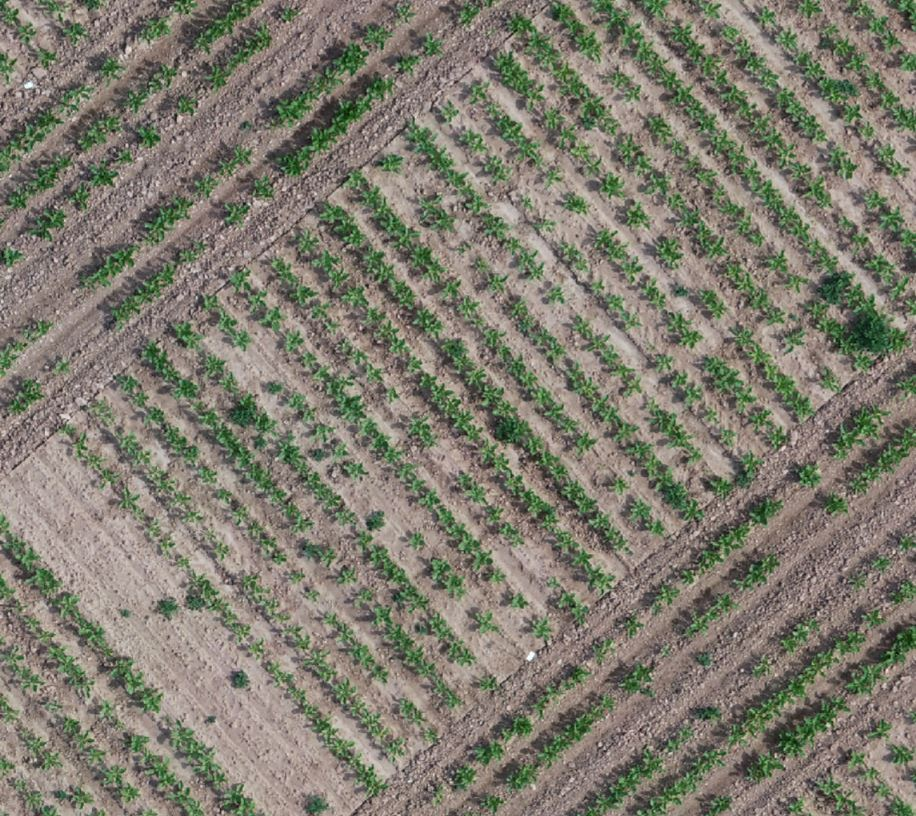
#> input picture examples/alignment/test2.JPG, 916 x 816 px, found by its file name
$ python align.py
#> lines starting #> are read from the running program, lines starting #| are printed output that depends on the picture
#> further down, rgb is the input picture: shape (816, 916, 3); mean B, G, R 110.2, 123.8, 126.3
### scripts/segmentation/segmentation.py
import cv2
import numpy as np
from skimage import filters
from scripts.analysis.maths import vari


# [5 lines left out: function filling, not called in this run]


def ratio_img(im, ax):
    # Calculate the representation of a certain channel relative to other channels for each pixel.
#> called with ax = 1
    return im[:, :, ax]/np.mean(im, axis=2)
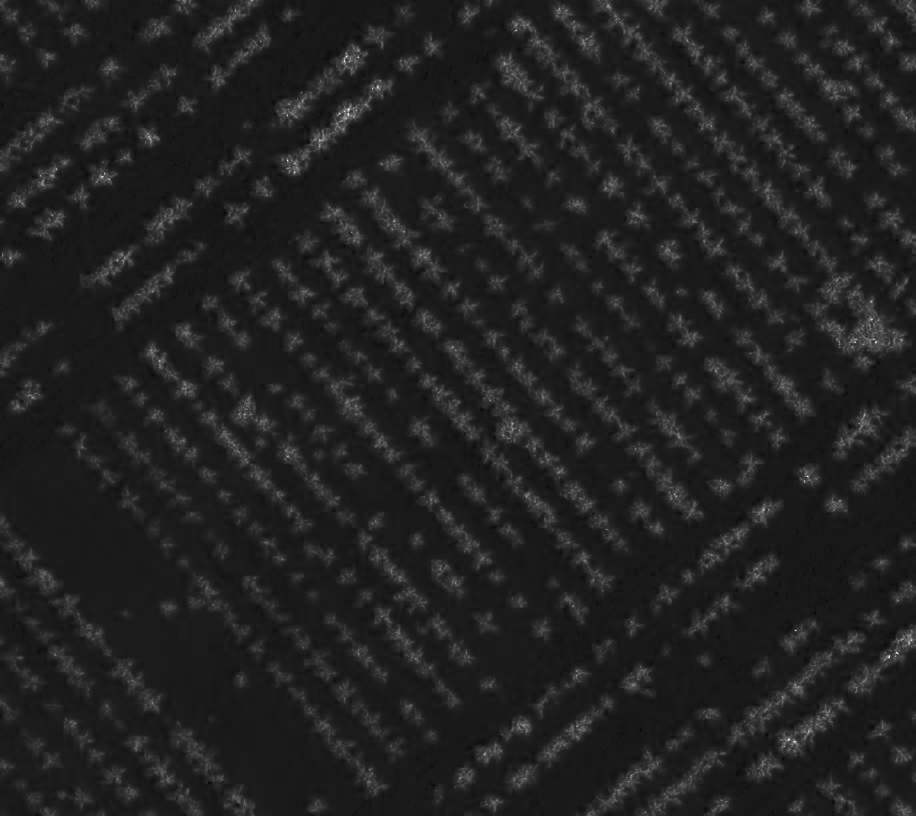
#> returned value: shape (816, 916) float64; min 0.75, max 3, mean 1.05; drawn with min black and max white


# [17 lines left out: functions otsu_mask, vari_mask, not called in this run]

### scripts/align/align.py
# WIP code for automatic image rotation

import cv2
import numpy as np
import matplotlib.pyplot as plt
import imutils
from tqdm import tqdm  # for progress bar
from scipy.signal import find_peaks, savgol_filter
from scripts.segmentation.segmentation import ratio_img


def estimate_peaks(samples, thresh=0.02):
    """Get the height of the peaks in a signal vs. the mean of the signal without those pks. If this value is high (>1,
    the signal has strong, defined peaks."""
    pks = find_peaks(samples, prominence=thresh)
    npks = np.ones(len(samples), dtype=bool)
    npks[pks[0]] = False
    return np.mean(samples[pks[0]])/np.mean(samples[npks]), len(pks[0])


def assess_rotations(im, step=1, channel=1, thresh=0.02):
    """
    Produces the 1-dimensional intensity profile along an axis of the image, for each rotation between 0 and 179 degrees
    :param im: An RGB image. 2-dimensional with 3 channels.
    :param step: The step size for the iteration. Smaller step sizes are more accurate, but it takes longer to perform
    all iterations.
    :param channel: An int between 0 and 2. 0=red, 1=green, 2=blue.
    :param thresh: A value between 0 and 1. Peak threshold.
    :return: A dict containing intensity profiles, peak prominences and peak numbers.
    """
    green = ratio_img(im, channel)
    angles = np.arange(180, step=step)
    outlist = []
    qs = []
    ns = []

    print("Evaluating rotational angles...")

    for i in tqdm(range(len(angles))):
        a=angles[i]
        rot = imutils.rotate(green, a)
        rot[rot==0] = np.nan
        r = np.nanmean(rot, axis=1)

        outlist.append(r)  # save intensity profile

        r[np.isnan(r)] = 0
        filtered = r[np.argwhere(r)][:, 0]
        q, n = estimate_peaks(filtered, thresh=thresh)
        qs.append(q)
        ns.append(n)
#> this loop made 180 passes
#> (q, n) on passes 1 to 3: (1.02, 12), (1.02, 13), (1.02, 11)
#> pass 2, in assess_rotations, `rot = imutils.rotate(green, a)`:
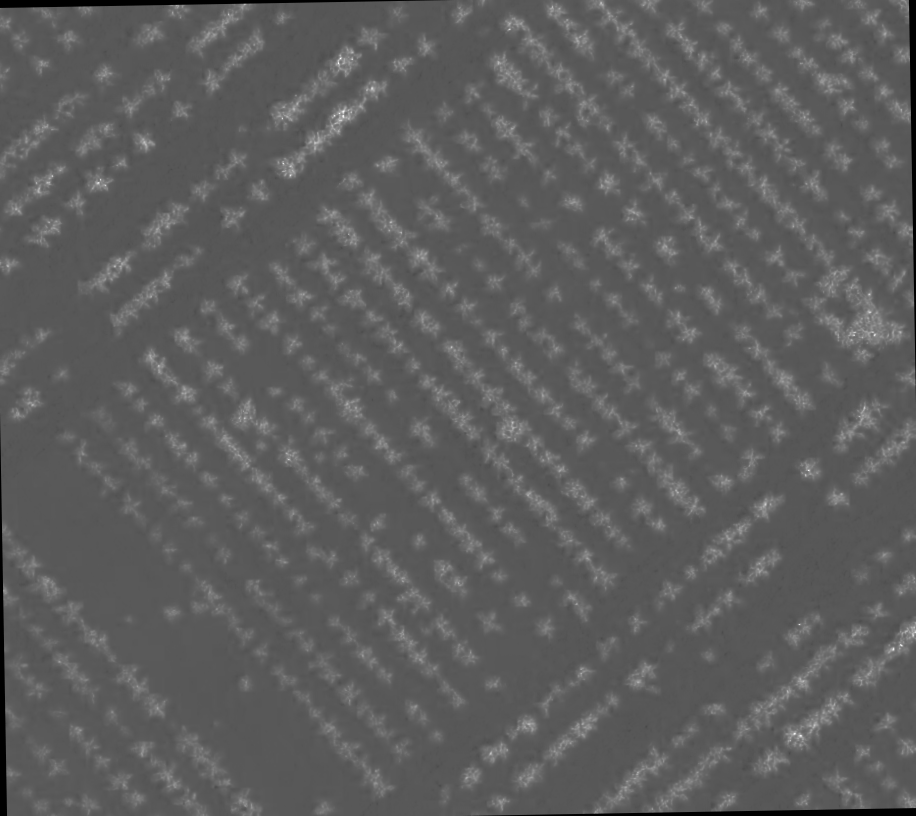
#> rot: shape (816, 916) float64; min 0, max 2.82, mean 1.04; drawn with min black and max white
#> pass 3, in assess_rotations, `rot = imutils.rotate(green, a)`:
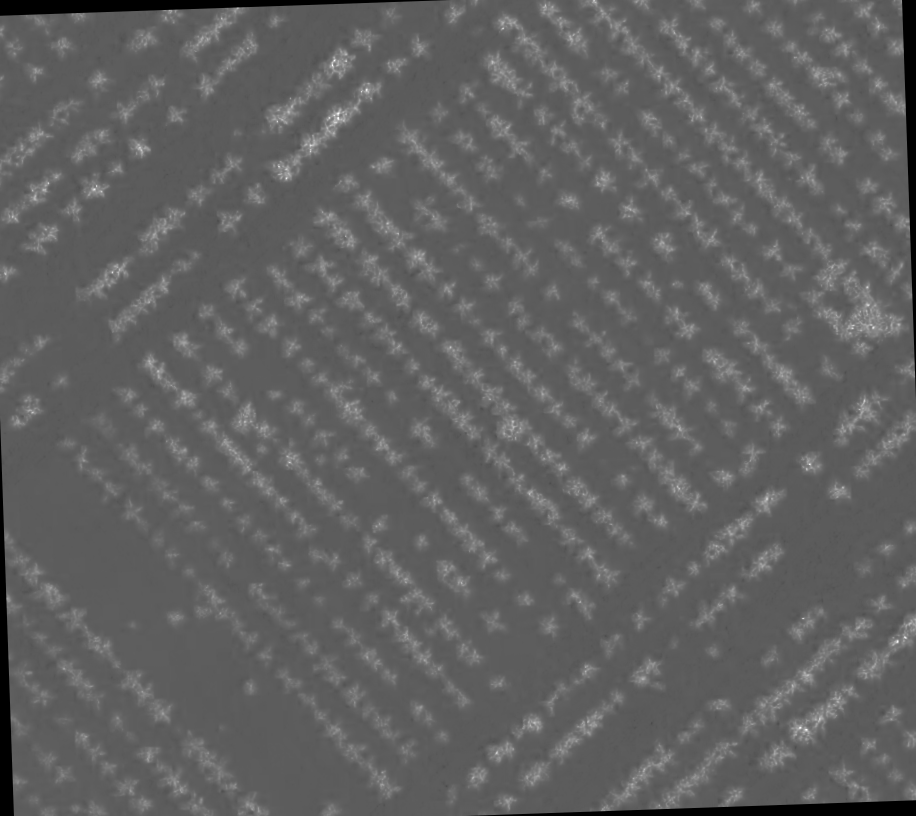
#> rot: shape (816, 916) float64; min 0, max 2.7, mean 1.03; drawn with min black and max white
#> after the loop:
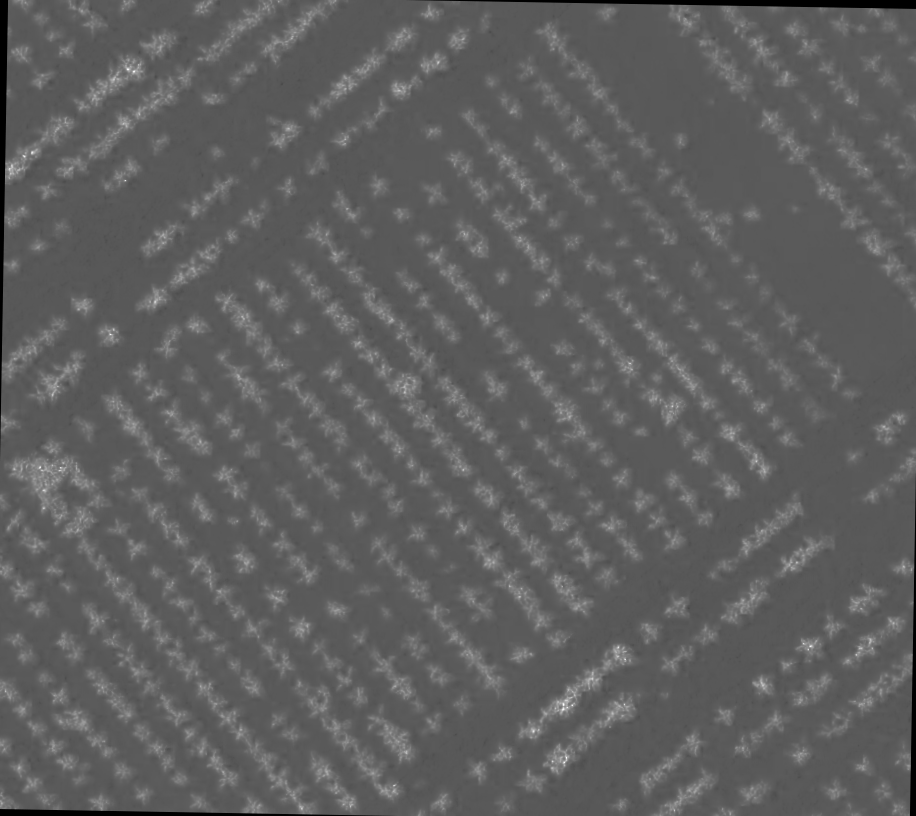
#> rot: shape (816, 916) float64; 0.77% of the values are NaN or infinite; the others: min 0.03, max 2.73, mean 1.05; drawn with min black, max white, NaN and infinite black
#> after the loop, ns = 180 values, max 19 at index 47, min 8 at index 67, mean 13.47; outlist = 180 items; qs = 180 values, max 1.1 at index 49, min 1.01 at index 95, mean 1.02
    return {"profiles": outlist,
            "prominences": qs,
            "numbers": ns}


def align_image(rgb, thresh=0.02, step=1, channel=1):
    """
    Aligns the image so that the rows are arranged vertically and the columns horizontally.
    :param rgb: An RGB image. 2-dimensional with 3 channels.
    :param thresh: A threshold between 0 and 1 for the peaks. Lower is better if contrast is low, but rows may be
    incorrectly identified.
    :param step: Step size for assessing rotations. Can in principle be any value <180. The smaller, the more iterations
    are needed, and the more often the input image has to be rotated.
    :param channel: The channel of the RGB image to assess. 0=red, 1=green, 2=blue
    :return: An RGB image and the number of rows identified in this image.
    """
    r = assess_rotations(rgb, thresh=thresh, step=step, channel=channel)
    rot_id = np.argmax(r['prominences'])
    best_rotation = step * rot_id
    n_rows = r['numbers'][rot_id]
    print("Optimal rotation angle: {} degrees.".format(best_rotation))
    print("Number of rows identified: {}.".format(n_rows))
    rotated_image = imutils.rotate(rgb, best_rotation)
    return rotated_image


if __name__=='__main__':
    file_loc = r'C:\Users\Kristof\Dropbox\Python\CoverAnalyzer\examples\alignment\test2.JPG'
    rgb = cv2.imread(file_loc)

    thresh=0.02
    step=1
    channel=1

    r = assess_rotations(rgb, thresh=thresh, step=step, channel=channel)
#> r = 3 items
    rot_id = np.argmax(r['prominences'])
#> rot_id = 49
    best_rotation = step * rot_id
#> best_rotation = 49
    n_rows = r['numbers'][rot_id]
#> n_rows = 19
    print("Optimal rotation angle: {} degrees.".format(best_rotation))
#| Optimal rotation angle: 49 degrees.
    print("Number of rows identified: {}.".format(n_rows))
#| Number of rows identified: 19.
    rotated_image = imutils.rotate(rgb, best_rotation)
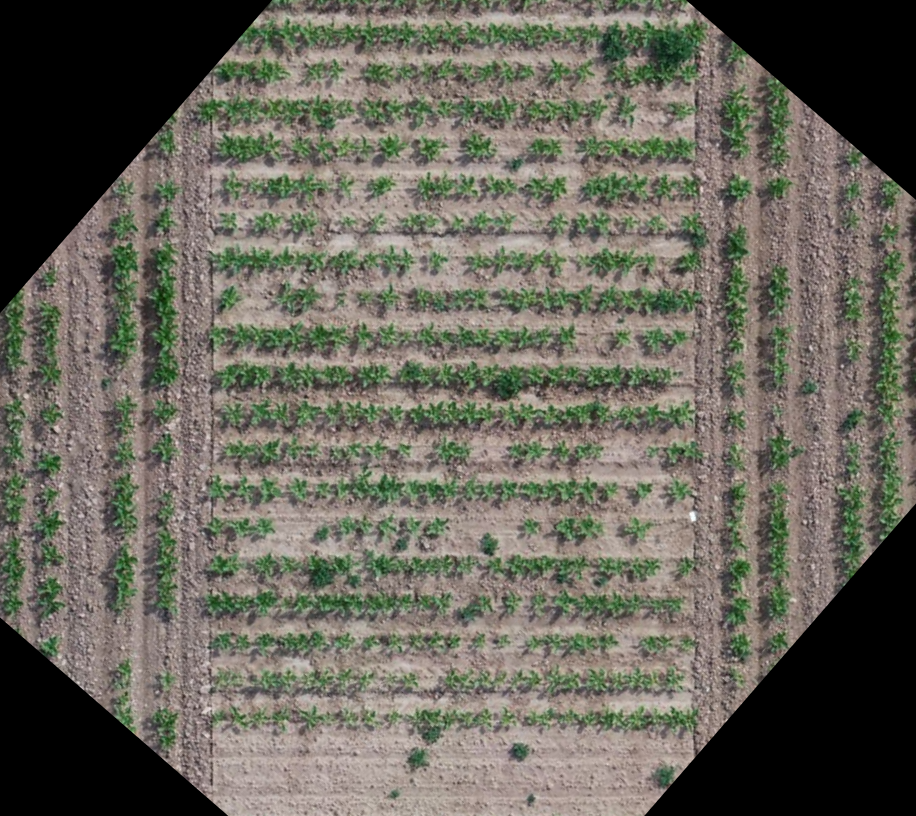
#> rotated_image: shape (816, 916, 3); mean B, G, R 91.3, 102.3, 104.6

    samples = len(r['profiles'][0])
#> samples = 816

    fig, axs = plt.subplots(nrows=3, ncols=2, figsize=(10, 20))
    axs[0, 0].set_title('Raw image')
    axs[0, 0].imshow(rgb)

    axs[0, 1].set_title('Intensity profile')
    axs[0, 1].plot(r['profiles'][0], np.arange(samples))
    axs[0, 1].invert_yaxis()

    axs[1, 0].set_title('Optimally rotated image')
    axs[1, 0].imshow(imutils.rotate(rgb, best_rotation))

    axs[1, 1].set_title('Intensity profile')
    axs[1, 1].plot(r['profiles'][best_rotation], np.arange(samples))
    axs[1, 1].invert_yaxis()

    axs[2, 0].set_title('Optimal rotation + 90degrees')
    axs[2, 0].imshow(imutils.rotate(rgb, best_rotation+90))

    axs[2, 1].set_title('Intensity profile')
    axs[2, 1].plot(r['profiles'][best_rotation+90], np.arange(samples))
    axs[2, 1].invert_yaxis()

    plt.show()
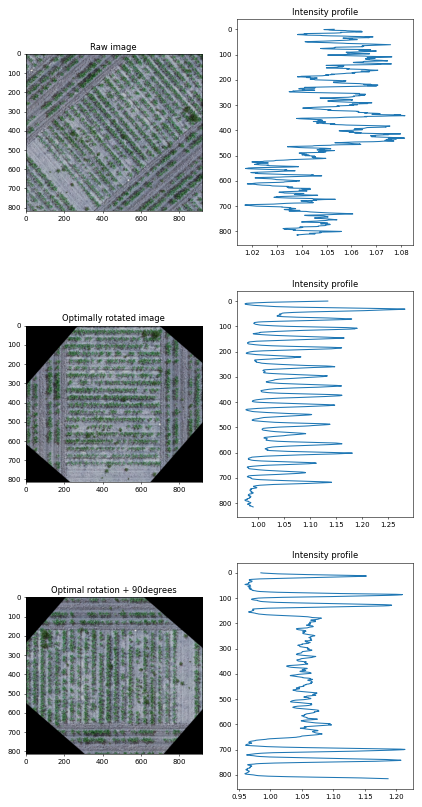
#> figure drawn by matplotlib, 6 panels; B, G, R data is drawn as R, G, B
